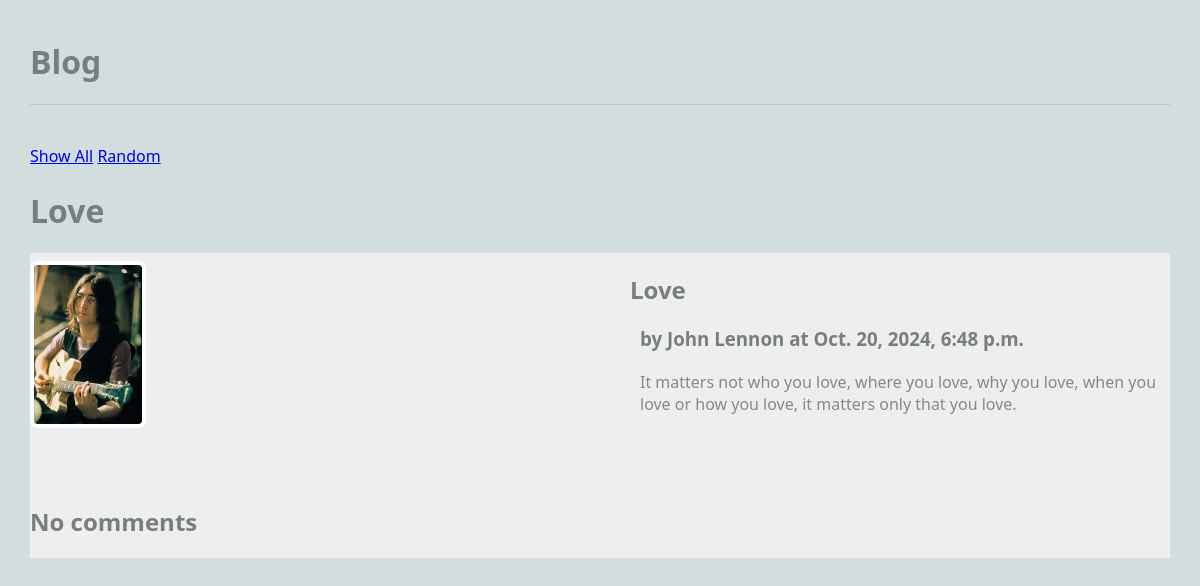
Screenshot of /blog/ with the database file from the repository.
### blog/models.py (models this page shows, shortened)
class Article(models.Model):
    title = models.TextField(blank=False) #blank=False means you can't create an article without a title
    author = models.TextField(blank=False)
    text = models.TextField(blank=False)
    published = models.DateTimeField(auto_now=True) #automatically defined as current time when publishing
    image_file = models.ImageField(blank=True) ## new field
    def get_comments(self):
        comments = Comment.objects.filter(article=self)
        return comments

### blog/views.py (the view)
# urls.py: path(r'', views.RandomArticleView.as_view(), name="random"),
class RandomArticleView(DetailView):
    model = Article
    template_name = 'blog/article.html'
    context_object_name = "article" # note the singular name
    def get_object(self):
        all_articles = Article.objects.all() # SELECT *
        return random.choice(all_articles)

### blog/templates/blog/article.html
{% extends 'blog/base.html' %}
{% block content %}
<h1>{{article.title}}</h1>
<main class="grid-container">
    <article class="featured">
        <img src="{{article.image_file.url}}" alt="{{article.image_file.url}}">
        <div>
            <h2>{{article.title}}</h2>
            <h3>by {{article.author}} at {{article.published}}</h3>
            <p>
                {{article.text}}
            </p>
        </div>
    </article>
    <div>
        {% if article.get_comments %}
            <h2>Comments</h2>
            {% for c in article.get_comments %}
            <div>
                <strong>by {{c.author}} and {{c.published}} </strong>
                <p>
                    {{c.text}}
                </p>
            </div>
            {% endfor %}
        {% else %}
            <div>
                <h2>No comments</h2>
            </div>
        {% endif %}
    </div>
</main>
{% endblock %}

### static/styles-blog.css (style rules this page uses)
body { margin: 30px; background: #d1dedd; font-family:'Segoe UI', Tahoma, Geneva, Verdana, sans-serif; }
h1, h2, h3 { color: #767f7e; }
p { color: #828b82; }
.grid-container { background: #eee; max-width: 900px; display: grid; grid-template-columns: repeat(3, 1fr); grid-gap: 10px; max-width: 1200px; margin: 20px auto; }
article.featured { grid-column: span 3; display: grid; gap: 60px; grid-template-columns: 1fr 1fr; align-items: center; border-bottom: 1px #bbc7c7; padding-bottom: 40px; }
article img, article.featured img { width: 20%; border: 4px solid #fff; border-radius: 8px; }
article p, article h3 { margin: 20px 10px; }

### rows the page displays
Article: title "Love", image_file (picture), author "John Lennon", published "Oct. 20, 2024, 6:48 p.m.", text "It matters not who you love, where you love, why you love, when you love or how you love, it matters only that you love."
